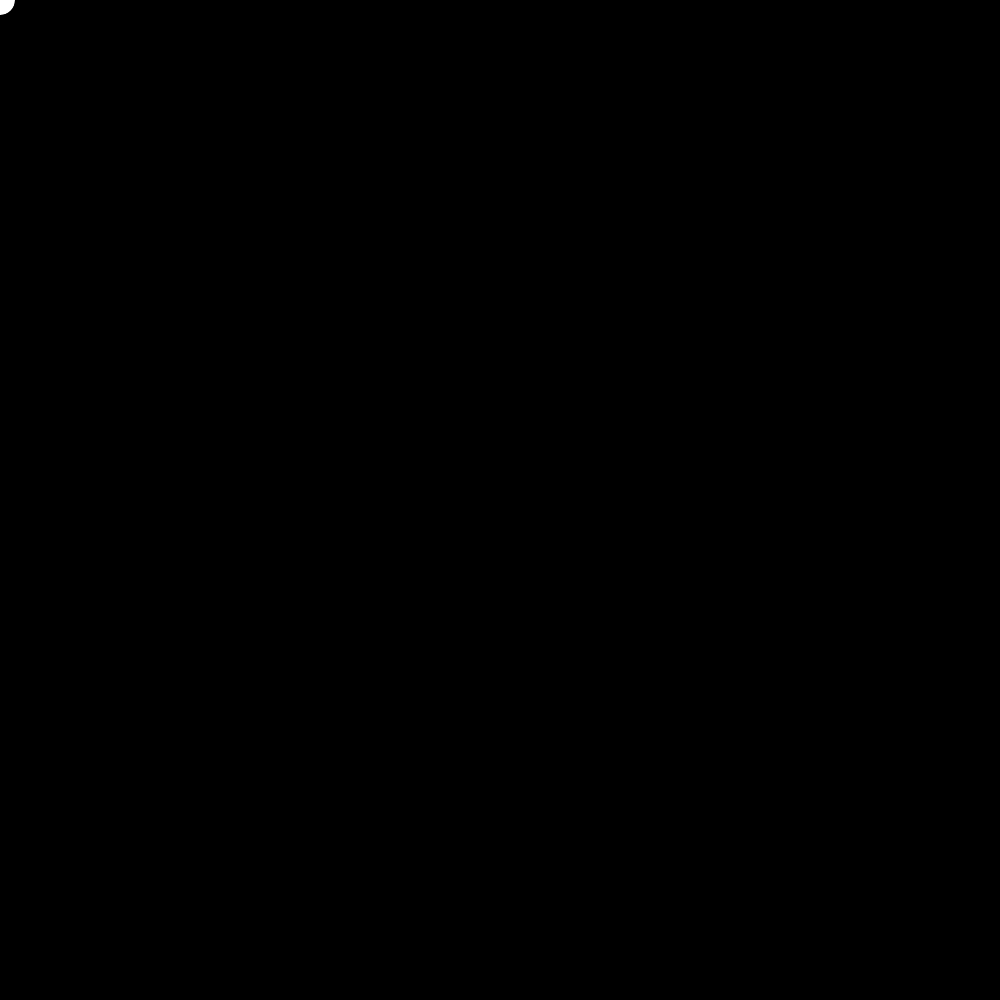
Frame 1 (no input)
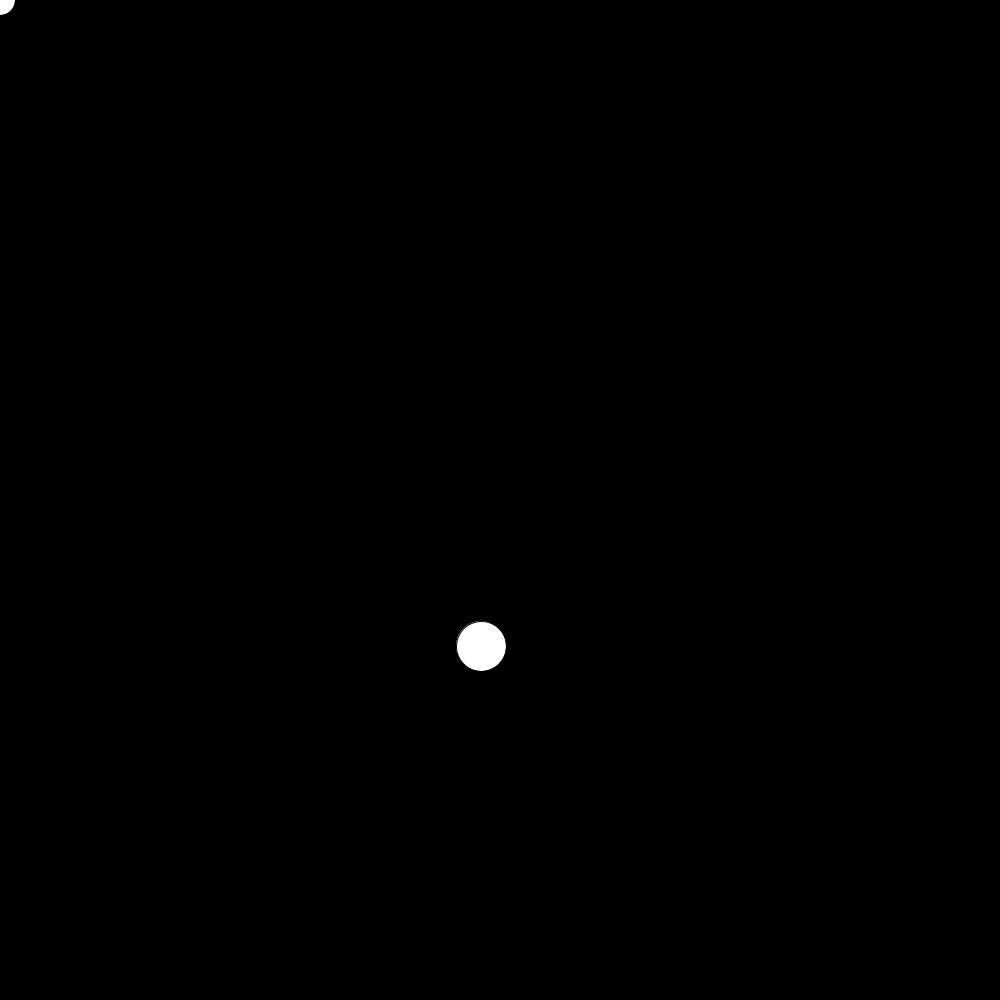
Frame 60 (the mouse pressed at the canvas centre just before this capture)
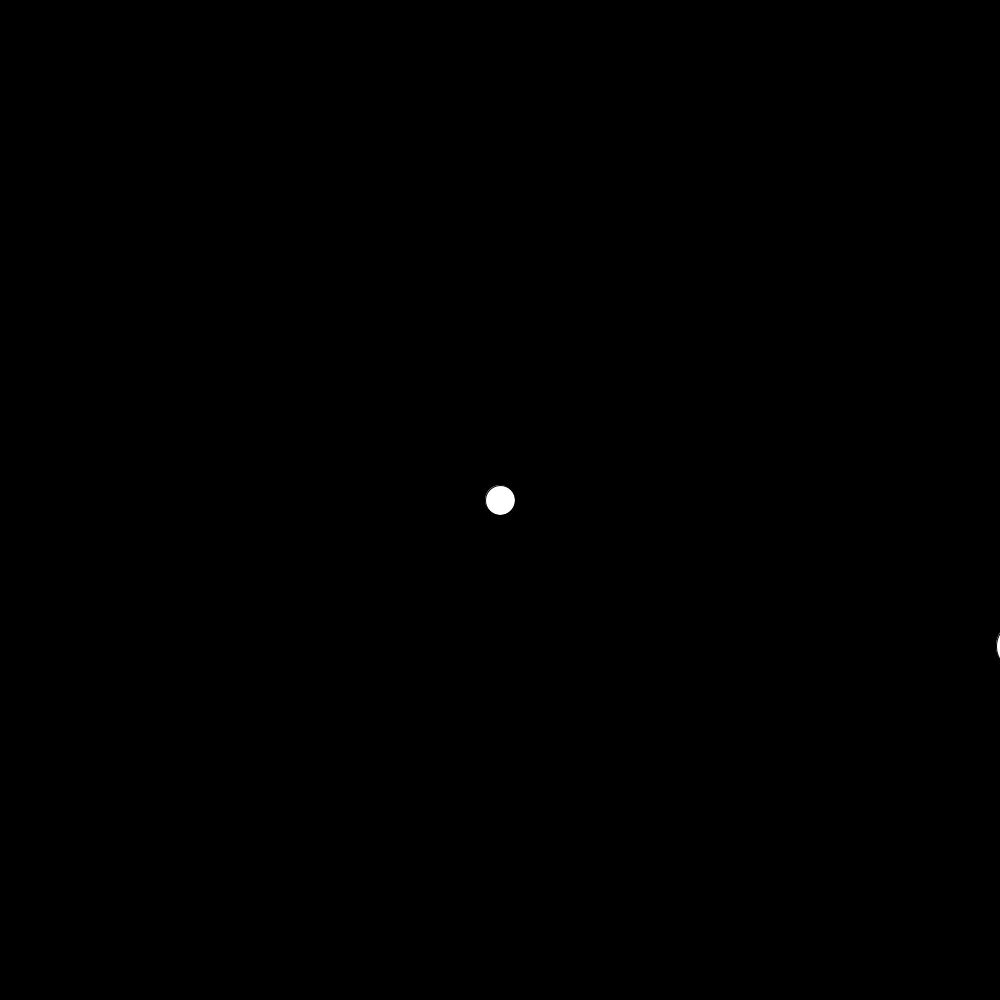
Frame 120 (the mouse held since frame 60 and released just before this capture)

The Processing sketch that drew these frames (run headless with seeded random() and noise(); from frame 60 on, the mouse is pressed at the canvas centre):

// Processing sketch: Contents7_1
// ── Contents7_1.pde
int enemy_x, enemy_y;  //敵機のx,y座標
int enemy_speed;  //敵機の速さ
int hp = 1;  //自機の体力
  
void setup(){
  size(1000,1000);  //画面サイズ
  //enemy_x = int(random(width));  //widthは画面の幅を表すシステム変数
  //enemy_y = -50;
  enemy_x =-50;
  enemy_y = int(random(width));
  enemy_speed = int(random(8,15));  //速さの初期化。15は含まないので8～14になる
}
  
void draw(){
  background(0);  //黒の背景　255は白の背景
  ellipse(mouseX,mouseY,30,30);  //自機
  ellipse(enemy_x,enemy_y,50,50);  //敵機
  //enemy_y += enemy_speed;  //座標を増やす
    enemy_x += enemy_speed;
  //当たり判定
  if((mouseX+15>enemy_x-25 && mouseX-15<enemy_x+25)
    && (mouseY+15>enemy_y-25 && mouseY-15<enemy_y+25)){
      enemy_x=int(random(width));
      enemy_y=-50;
      enemy_speed = int(random(8,15));
      hp-=1;
  }
    
  //自機の撃墜
  if(hp<=0){
   textSize(100); //テキストサイズを指定
   text("Game Over",250,500); //座標250,500にGame Overを表示 
  }
    
  //敵機が画面より下に行ったら
  //if(enemy_y-25>height){ //heightは画面の高さを表すシステム変数
  //   enemy_x=int(random(width));
  //   enemy_y=-50;
  //   enemy_speed = int(random(8,15));        
  //}
  if(enemy_x-25>width){
    enemy_y=int(random(height));
    enemy_x=-50;
    enemy_speed = int(random(8,15));
   }
}
